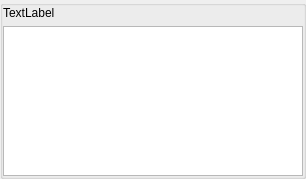
<?xml version="1.0" encoding="UTF-8"?>
<ui version="4.0">
 <class>ZontWgt</class>
 <widget class="BaseWgt" name="ZontWgt">
  <property name="geometry">
   <rect>
    <x>0</x>
    <y>0</y>
    <width>306</width>
    <height>179</height>
   </rect>
  </property>
  <property name="windowTitle">
   <string>Form</string>
  </property>
  <layout class="QVBoxLayout" name="verticalLayout_2">
   <property name="leftMargin">
    <number>0</number>
   </property>
   <property name="topMargin">
    <number>0</number>
   </property>
   <property name="rightMargin">
    <number>0</number>
   </property>
   <property name="bottomMargin">
    <number>0</number>
   </property>
   <item>
    <widget class="QLabel" name="lbl_mod_name">
     <property name="text">
      <string>TextLabel</string>
     </property>
    </widget>
   </item>
   <item>
    <widget class="QPlainTextEdit" name="plain_tempreture"/>
   </item>
  </layout>
  <action name="actionUpdate_monitor">
   <property name="icon">
    <iconset resource="../resources.qrc">
     <normaloff>:/whether/imgs/update.png</normaloff>:/whether/imgs/update.png</iconset>
   </property>
   <property name="text">
    <string>Update monitor</string>
   </property>
   <property name="menuRole">
    <enum>QAction::NoRole</enum>
   </property>
  </action>
 </widget>
 <customwidgets>
  <customwidget>
   <class>BaseWgt</class>
   <extends>QGroupBox</extends>
   <header>BaseWgt/BaseWgt.h</header>
   <container>1</container>
  </customwidget>
 </customwidgets>
 <resources>
  <include location="../resources.qrc"/>
 </resources>
 <connections/>
</ui>
